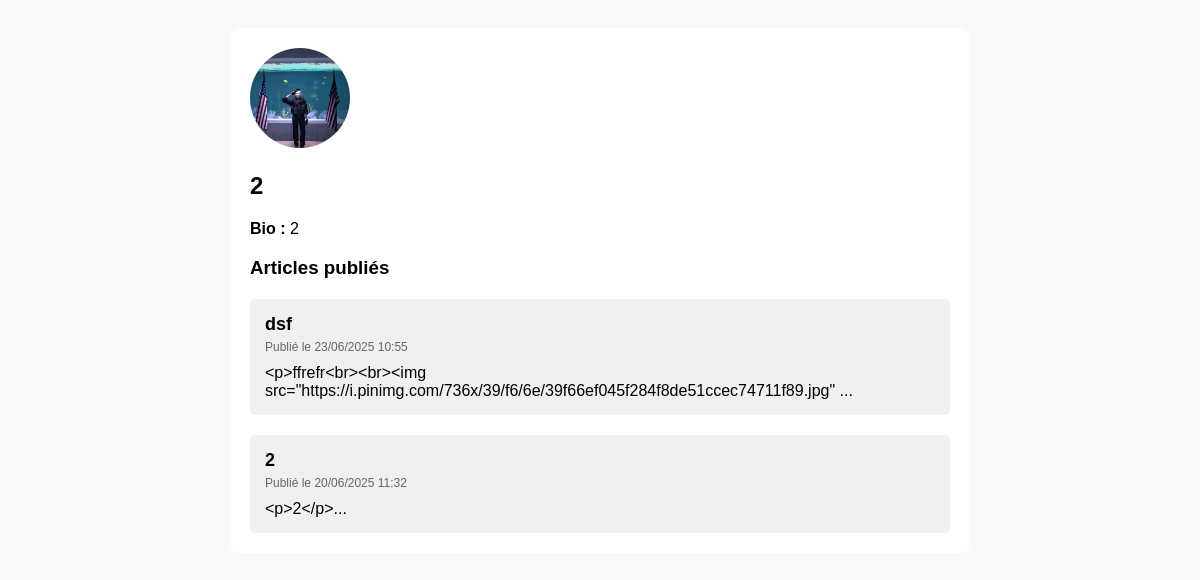
/profil_result.php?user_id=18, run on the app's committed database.
### tables this page shows
CREATE TABLE IF NOT EXISTS `users` (
  `id` int(11) NOT NULL AUTO_INCREMENT,
  `username` varchar(50) NOT NULL,
  `email` varchar(100) NOT NULL,
  `password_hash` varchar(255) NOT NULL,
  `role` enum('admin','user') DEFAULT 'user',
  `created_at` timestamp NOT NULL DEFAULT CURRENT_TIMESTAMP,
  `password` varchar(255) NOT NULL,
  `avatar` varchar(255) DEFAULT NULL,
  `description` text,
  `status` varchar(50) DEFAULT 'active',
  `warned` tinyint(1) DEFAULT '0',
  PRIMARY KEY (`id`),
  UNIQUE KEY `username` (`username`),
  UNIQUE KEY `email` (`email`)
);

CREATE TABLE IF NOT EXISTS `articles` (
  `id` int(11) NOT NULL AUTO_INCREMENT,
  `title` varchar(255) NOT NULL,
  `content` text NOT NULL,
  `created_at` datetime DEFAULT CURRENT_TIMESTAMP,
  `updated_at` datetime DEFAULT CURRENT_TIMESTAMP ON UPDATE CURRENT_TIMESTAMP,
  `author_id` int(11) DEFAULT NULL,
  PRIMARY KEY (`id`),
  KEY `fk_articles_author` (`author_id`)
);

### public/profil_result.php (the view, shortened to what this page needs)
<?php
$host = 'localhost';
$dbname = 'trdcrft';
$username = 'root';
$password = '';
try {
    $pdo = new PDO("mysql:host=$host;dbname=$dbname;charset=utf8mb4", $username, $password);
    $pdo->setAttribute(PDO::ATTR_ERRMODE, PDO::ERRMODE_EXCEPTION);
} catch (PDOException $e) {
    die("Connexion échouée : " . $e->getMessage());
}
$user_id = isset($_GET['user_id']) ? (int)$_GET['user_id'] : 0;
$stmtUser = $pdo->prepare("SELECT * FROM users WHERE id = ?");
$stmtUser->execute([$user_id]);
$user = $stmtUser->fetch();
$stmtPosts = $pdo->prepare("SELECT * FROM articles WHERE author_id = ? ORDER BY created_at DESC");
$stmtPosts->execute([$user_id]);
$posts = $stmtPosts->fetchAll();
?>
<!DOCTYPE html>
<html lang="fr">
<head>
</head>
<body>
<div class="profile">
    <img class="avatar" src="<?php echo $user['avatar'] ? htmlspecialchars($user['avatar']) : 'default-avatar.png'; ?>" alt="Avatar">
    <h2><?php echo htmlspecialchars($user['username']); ?></h2>
    <p><strong>Bio :</strong> <?php echo nl2br(htmlspecialchars($user['description'])); ?></p>
    <h3>Articles publiés</h3>
    <?php if (count($posts) > 0): ?>
        <?php foreach ($posts as $post): ?>
            <div class="post">
                <div class="post-title"><?php echo htmlspecialchars($post['title']); ?></div>
                <div class="post-date">Publié le <?php echo date('d/m/Y H:i', strtotime($post['created_at'])); ?></div>
                <div><?php echo nl2br(htmlspecialchars(substr($post['content'], 0, 100))) . '...'; ?></div>
            </div>
        <?php endforeach; ?>
    <?php else: ?>
        <p>Aucun article publié.</p>
    <?php endif; ?>
</div>
</body>
</html>

### public/profil_result.php (style rules this page uses)
body { font-family: sans-serif; background: #f9f9f9; padding: 20px; }
.profile { background: white; padding: 20px; border-radius: 10px; max-width: 700px; margin: auto; }
.avatar { width: 100px; height: 100px; border-radius: 50%; object-fit: cover; }
.post { margin-top: 20px; padding: 15px; background: #f0f0f0; border-radius: 5px; }
.post-title { font-weight: bold; font-size: 18px; margin-bottom: 5px; }
.post-date { font-size: 12px; color: #666; margin-bottom: 10px; }

### data on the page
users: avatar (picture), username "2", description "2"
articles: title "dsf", created_at "23/06/2025 10:55", content "<p>ffrefr<br><br><img src=\"https://i.pinimg.com/736x/39/f6/6e/39f66ef045f284f8de51ccec74711f89.jpg\""
articles: title "2", created_at "20/06/2025 11:32", content "<p>2</p>"
